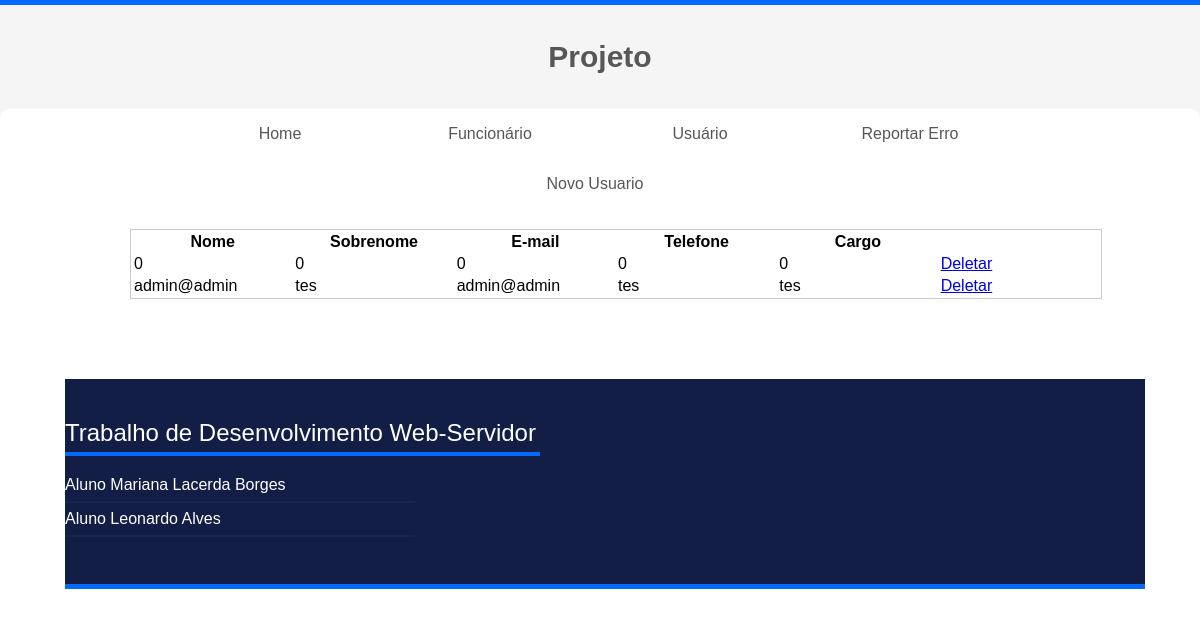
The app's page /index.php?pagina=listarUsuarios (signed in) with its own data.
### tables this page shows
CREATE TABLE `usuarios` (
  `id_usuario` int(3) NOT NULL,
  `nome` varchar(20) NOT NULL,
  `sobrenome` varchar(20) NOT NULL,
  `email` varchar(20) NOT NULL,
  `senha` varchar(15) NOT NULL,
  `telefone` varchar(11) NOT NULL,
  `cargo` varchar(20) NOT NULL
);

### model/conexaoDB.php (called while the page is built, shortened)
<?php
$servidor = "localhost";
$user = "root";
$senha = "";
$database = "projeto";
$conexao = mysqli_connect($servidor, $user, $senha, $database);
$query_usuarios = 'SELECT * FROM usuarios';
$consulta_usuarios = mysqli_query($conexao, $query_usuarios);

### view/listarUsuarios.php (the view)
<div class="limitesInternos">
    <div class="menu">
        <a class="itemMenu" href="?pagina=cadastrarUsuario">Novo Usuario</a>
    </div>
</div>
<div class="conteudo">
    <table class="conteudo" style="border:1px  solid #ccc;">
        <tr style="justify-content: center;">
            <th>Nome</th>
            <th>Sobrenome</th>
            <th>E-mail</th>
            <th>Telefone</th>
            <th>Cargo</th>
        </tr>
        <?php
         include 'model/conexaoDB.php';
         while ($linha = mysqli_fetch_array($consulta_usuarios)) {
             echo '<tr><td>' . $linha['nome'] . '</td>';
             echo '<td>' . $linha['sobrenome'] . '</td>';
             echo '<td>' . $linha['email'] . '</td>';
             echo '<td>' . $linha['telefone'] . '</td>';
             echo '<td>' . $linha['cargo'] . '</td>';
         ?>
            <td>
                <a href="../projeto22/model/excluirFuncionario.php" <?php echo $linha['id_usuario']; ?>">Deletar</a>
            </td>
            </tr>
        <?php
         }
         ?>
    </table>

### view/header.php (shortened to what this page needs)
<!DOCTYPE html>
<html lang="pt-br">
<head>
    <link rel="stylesheet" type="text/css" href="css/style.css" />
</head>
<body class="body">
    <header>
        <div class="faixaAzul"></div>
        <div class="limitesInternos">
            <h1 class="titulo">Projeto</h1>
            <div class="menu">
                <a class="itemMenu" href="?pagina=home">Home</a>
                <a class="itemMenu" href="?pagina=listarFuncionarios">Funcionário</a>
                <a class="itemMenu" href="?pagina=listarUsuarios">Usuário</a>
                <a class="itemMenu" href="?pagina=reportarErro">Reportar Erro</a>
            </div>
        </div>
    </header>

### index.php (shortened to what this page needs)
<?php
require("view/header.php");
include "model/conexaoDB.php";
if (isset($_SESSION['login'])) {
    if (isset($_GET['pagina'])) {
        $pagina = $_GET['pagina'];
    } else {
        $pagina = 'listarFuncionarios';
    }
} else {
    $pagina = 'home';
}
switch ($pagina) {
    case 'listarUsuarios':
        require('view/listarUsuarios.php');
        break;
}
require("view/footer.php");

### view/footer.php
<footer class="footer">
    <div class="footerBoxFundo">
        <div class="limitesInternos">
            <div>
                <ui>Trabalho de Desenvolvimento Web-Servidor</ui>
                <div class="faixaAzulFooter"></div>
                <li>Aluno Mariana Lacerda Borges</li>
                <div class="faixaCinzaFooter"></div>
                <li>Aluno Leonardo Alves</li>
                <div class="faixaCinzaFooter"></div>
            </div>
        </div>
    </div>
    <div class="faixaAzul"></div>
</footer>
</body>
</html>

### css/style.css (style rules this page uses)
.faixaAzul { width: 100%; height: 5px; background-color: #0568FF; display: block; }
* { box-sizing: border-box; }
body { font-family: Arial, Helvetica, sans-serif; margin: 0px; }
.limitesInternos { display: block; max-width: 1200px; position: relative; left: 50%; transform: translateX(-50%); }
.titulo { font-size: 30px; font-family: Arial, Helvetica, sans-serif; color: #575757; margin: 35px; display: block; text-align: center; }
header { background-color: #F5F5F5; width: 100%; height: 159px; }
.menu { background-color: #FFFFFF; width: 100%; height: 50px; display: flex; position: relative; border-radius: 10px 10px 0px 0px; justify-content: center; align-items: center; }
.conteudo { position: relative; width:90%; table-layout: fixed; margin: 20px; margin-left: 65px; }
.itemMenu { background-color: #FFFFFF; display: inline-block; position: relative; padding: 16px 25px; font-size: 16px; font-family: Arial, Helvetica, sans-serif; text-align: center; text-decoration: none; color: #575757; border-radius: 10px; margin: 0px 10px 0px 0px; width: 200px; }
.footer { width: 100%; margin-top: 80px; height: max-content; }
.footerBoxFundo { background-color: #131e47; position: relative; width: 100%; height: min-content; padding: 40px 0px; }
ui { color: #FFFFFF; display: block; position: relative; font-family: sans-serif; font-size: 24px; }
li { color: #FFFFFF; display: block; position: relative; font-family: sans-serif; font-size: 16px; }
.faixaCinzaFooter { position: relative; display: block; width: 350px; height: 2px; background-color: #192453; margin: 7px 0px; }
.faixaAzulFooter { position: relative; display: block; width: 475px; height: 4px; background-color: #0568FF; margin: 5px 0px 20px 0px; }

### records on screen
usuarios: nome "0", sobrenome "0", email "0", telefone "0", cargo "0"
usuarios: nome "admin@admin", sobrenome "tes", email "admin@admin", telefone "tes", cargo "tes"
